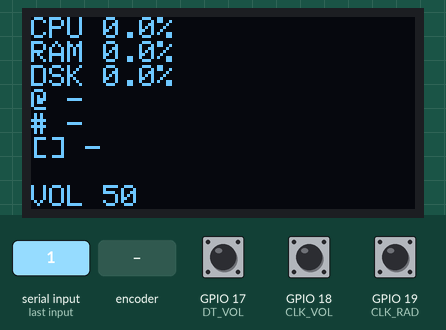
A sketch run on a simulated ESP32. On the bench: 128×64 one-colour display. The inputs (shaded band) are chosen by the test bench; at power-on: GPIO 19 (CLK_RAD) HIGH, GPIO 17 (DT_VOL) HIGH, GPIO 18 (CLK_VOL) HIGH. What the sketch prints to the serial monitor is not drawn.

1.3 s: "1\n" received over Serial
Above: at 2.4 s.
2.8 s: rotary encoder on GPIO 18 (CLK_VOL) / GPIO 17 (DT_VOL) turned 1 step (first pin leading)
4.5 s: "0\n" received over Serial
6.0 s: GPIO 19 (CLK_RAD) pulled LOW for 0.15 s
Timing chart, 0 to 8.6 s (numbered marks = the images above; inputs shaded):
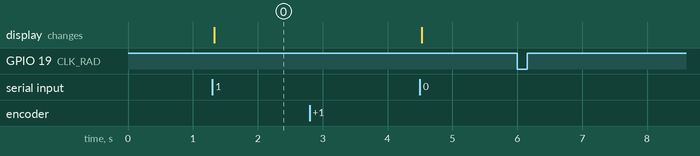

The sketch:

SERIAL_SCREEN.ino
```cpp
#include <Arduino.h>
#include <Wire.h>
#include <Adafruit_GFX.h>
#include <Adafruit_SSD1306.h>
#include <ArduinoJson.h>


#define CLK_VOL 18
#define DT_VOL  17
#define CLK_RAD 19
#define DT_RAD  23

#define SCREEN_WIDTH  128
#define SCREEN_HEIGHT 64
#define OLED_RESET    -1
#define OLED_ADDR     0x3C

Adafruit_SSD1306 display(SCREEN_WIDTH, SCREEN_HEIGHT, &Wire, OLED_RESET);


StaticJsonDocument<512> doc;
String jsonBuffer;


int counter_vol = 50;
int counter_rad = 0;

int lastCLK_VOL;
int lastCLK_RAD;

int last_sent_vol = -1;

unsigned long lastDraw = 0;
const unsigned long DRAW_INTERVAL = 200;


void setup() {
  Serial.begin(115200);

  Wire.begin(21, 22);

  if (!display.begin(SSD1306_SWITCHCAPVCC, OLED_ADDR)) {
    while (true) {}
  }

  pinMode(CLK_VOL, INPUT_PULLUP);
  pinMode(DT_VOL,  INPUT_PULLUP);
  pinMode(CLK_RAD, INPUT_PULLUP);
  pinMode(DT_RAD,  INPUT_PULLUP);

  lastCLK_VOL = digitalRead(CLK_VOL);
  lastCLK_RAD = digitalRead(CLK_RAD);

  display.clearDisplay();
  display.setTextSize(1);
  display.setTextColor(SSD1306_WHITE);
  display.setCursor(0, 0);
  display.println("Waiting for data...");
  display.display();
}


void updateEncoders() {
  int clk_vol;
  int clk_rad;
  bool volChanged = false;

  // ---- VOLUME ----
  clk_vol = digitalRead(CLK_VOL);
  if (clk_vol != lastCLK_VOL) {
    if (digitalRead(DT_VOL) != clk_vol) counter_vol++;
    else counter_vol--;
    counter_vol = constrain(counter_vol, 1, 99);
    volChanged = true;
  }
  lastCLK_VOL = clk_vol;

  // ---- RADIO ----
  // ---- RADIO ----
  clk_rad = digitalRead(CLK_RAD);
  if (clk_rad != lastCLK_RAD) {
    counter_rad++;
  }

  if (counter_rad != 0) {
    Serial.print("Switch:");
    Serial.println(counter_rad);
    counter_rad = 0;
  }

  lastCLK_RAD = clk_rad;


  // ---- SEND VOLUME TO PI ----
  if (volChanged && counter_vol != last_sent_vol) {
    Serial.print("VOL:");
    Serial.println(counter_vol);
    last_sent_vol = counter_vol;
  }
}


void drawDashboard() {
  display.clearDisplay();
  display.setCursor(0, 0);

  float cpu  = doc["CPU Usage %"] | 0.0;
  float ram  = doc["RAM usage %"] | 0.0;
  float disk = doc["Used disk %"] | 0.0;
  const char* ip   = doc["IP"] | "-";
  const char* dt   = doc["Date & Time"] | "-";
  const char* ctry = doc["Country"] | "-";

  display.print("CPU "); display.print(cpu, 1); display.println("%");
  display.print("RAM "); display.print(ram, 1); display.println("%");
  display.print("DSK "); display.print(disk, 1); display.println("%");

  display.print("@ "); display.println(ip);
  display.print("# "); display.println(dt);
  display.print("[] "); display.println(ctry);

  display.println();
  display.print("VOL "); display.println(counter_vol);
  display.print("RAD "); display.println(counter_rad);

  display.display();
}


void handleSerial() {
  while (Serial.available()) {
    char c = Serial.read();
    if (c == '\n') {
      DeserializationError err = deserializeJson(doc, jsonBuffer);
      jsonBuffer = "";

      if (!err) {
        unsigned long now = millis();
        if (now - lastDraw > DRAW_INTERVAL) {
          drawDashboard();
          lastDraw = now;
        }
      }
    } else {
      jsonBuffer += c;
    }
  }
}


void loop() {
  updateEncoders();
  handleSerial();
}
```

Measured:
- after the input at 1.3 s, the display: changes at once (image 0)
- after the input at 2.8 s, every drawn part: stays the same
- after the input at 6.0 s, every drawn part: stays the same
